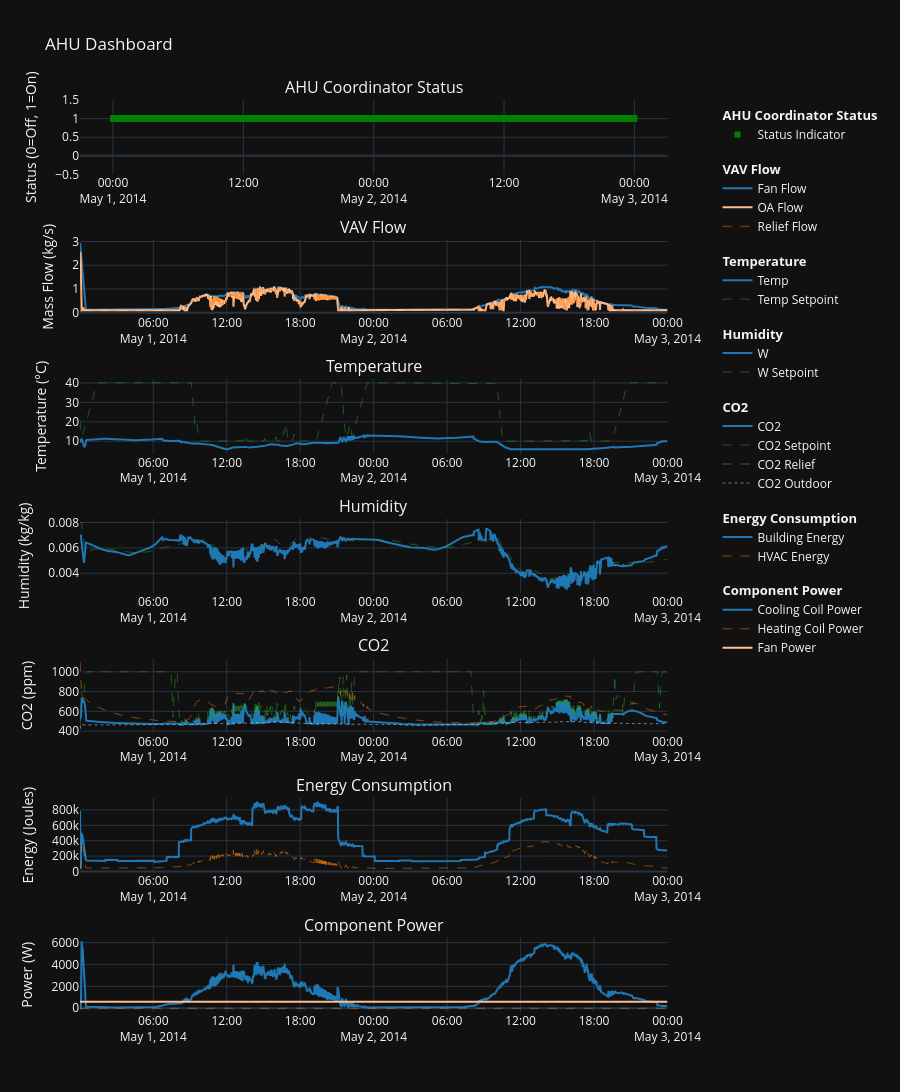

Notebook source saved alongside this figure:
### Markdown cell above
# AHU MONITOR

### Code cell
ahu_config = [
    {
        "title": "AHU Coordinator Status",
        "y_label": "Status (0=Off, 1=On)",
        "y_range": [-0.5, 1.5],
        "traces": [
            {
                "col": "AHU_Coordinator_Status", 
                "name": "Status Indicator",
                "type": "status",
                "colorscale": [[0.0, "red"], [1.0, "green"]],
                "cmin": 0,
                "cmax": 1
            }
        ]
    },
    {
    "title": f"VAV Flow",
    "y_label": "Mass Flow (kg/s)", 
    "traces": [
        {"col": f"Fan_Out_Flow_kg_s", "source": "Zone",     "name": "Fan Flow"},
        {"col": f"Outdoor_Air_Flow_kg_s",  "source": "Other_1", "name": "OA Flow"},
        {"col": f"Relief_Air_Flow_kg_s",  "source": "Outside", "name": "Relief Flow"},

    ]
    },
    {
        "title": "Temperature",
        "y_label": "Temperature (°C)",
        "range_color": "rgba(46, 204, 113, 0.05)",
        "expected_label": "Target Supply Range",
        "traces": [
            {"col": "AHU_Supply_Temp_C", "source": "Zone",   "name": "Temp"},
            {"col": "AHU_Temp_SP_C",     "source": "Supply", "name": "Temp Setpoint", "dash": "dash"},
        ]
    },
    {
        "title": "Humidity",
        "y_label": "Humidity (kg/kg)",
        "range_color": "rgba(52, 152, 219, 0.05)",
        "expected_label": "Typical Supply W",
        "traces": [
            {"col": "AHU_Supply_W_kg_kg", "source": "Zone",   "name": "W"},
            {"col": "AHU_W_kg_kg",        "source": "Supply", "name": "W Setpoint", "dash": "dash"},
        ]
    },
    {
        "title": "CO2",
        "y_label": "CO2 (ppm)",
        "range_color": "rgba(241, 196, 15, 0.05)",
        "expected_label": "Acceptable CO2",
        "traces": [
            {"col": "AHU_Supply_CO2_ppm", "source": "Zone",   "name": "CO2"},
            {"col": "AHU_CO2_ppm",        "source": "Supply", "name": "CO2 Setpoint", "dash": "dash"},
            {"col": "Relief_Air_CO2_ppm",  "source": "Outside", "name": "CO2 Relief"},
            {"col": "Outdoor_Air_CO2_ppm",  "source": "Setpoint", "name": "CO2 Outdoor"},


        ]
    },
    {
        "title": "Energy Consumption",
        "y_label": "Energy (Joules)",
        "traces": [
            {"col": "Meter_Bldg_Total_J", "source": "Zone", "name": "Building Energy"},
            {"col": "Meter_HVAC_Total_J", "source": "Outside", "name": "HVAC Energy"},
        ]
    },
    {
        "title": "Component Power",
        
        "y_label": "Power (W)",
        "traces": [
            {"col": "CC_Power_W",  "source": "Zone", "name": "Cooling Coil Power"},
            {"col": "HC_Power_W",  "source": "Outside", "name": "Heating Coil Power"},
            {"col": "Fan_Power_W", "source": "Other_1", "name": "Fan Power"},
        ]
    }

]

# You can then call your plotting function like this:
fig = build_zone_subplots(df, "AHU", ahu_config)
fig.show()

### Figure 1 — Plotly figure (JSON) as saved in the notebook; plotly's stock layout.template omitted (floating-point values rounded to 4 significant figures; data arrays with more than 128 entries replaced by an {"elided": "..."} marker saying what was removed)
{"data": [{"legendgroup": "1", "legendgrouptitle": {"text": "<b>AHU Coordinator Status</b>"}, "marker": {"cmax": 1, "cmin": 0, "color": {"elided": "2880 int values"}, "colorscale": [[0, "red"], [1, "green"]], "size": 6, "symbol": "square"}, "mode": "markers", "name": "Status Indicator", "type": "scatter", "x": {"elided": "2880 str values"}, "xaxis": "x", "y": {"elided": "2880 int values"}, "yaxis": "y"}, {"legendgroup": "2", "legendgrouptitle": {"text": "<b>VAV Flow</b>"}, "line": {"color": "#1f77b4", "dash": "solid", "width": 2}, "name": "Fan Flow", "type": "scatter", "x": {"elided": "2880 str values"}, "xaxis": "x2", "y": {"elided": "2880 float values"}, "yaxis": "y3"}, {"legendgroup": "2", "legendgrouptitle": {"text": "<b>VAV Flow</b>"}, "line": {"color": "#FFBE91", "dash": "solid", "width": 2}, "name": "OA Flow", "type": "scatter", "x": {"elided": "2880 str values"}, "xaxis": "x2", "y": {"elided": "2880 float values"}, "yaxis": "y3"}, {"legendgroup": "2", "legendgrouptitle": {"text": "<b>VAV Flow</b>"}, "line": {"color": "#ff7f0e", "dash": "dash", "width": 0.5}, "name": "Relief Flow", "type": "scatter", "x": {"elided": "2880 str values"}, "xaxis": "x2", "y": {"elided": "2880 float values"}, "yaxis": "y3"}, {"legendgroup": "3", "legendgrouptitle": {"text": "<b>Temperature</b>"}, "line": {"color": "#1f77b4", "dash": "solid", "width": 2}, "name": "Temp", "type": "scatter", "x": {"elided": "2880 str values"}, "xaxis": "x3", "y": {"elided": "2880 float values"}, "yaxis": "y5"}, {"legendgroup": "3", "legendgrouptitle": {"text": "<b>Temperature</b>"}, "line": {"color": "#2ca02c", "dash": "dash", "width": 0.5}, "name": "Temp Setpoint", "type": "scatter", "x": {"elided": "2880 str values"}, "xaxis": "x3", "y": {"elided": "2880 float values"}, "yaxis": "y5"}, {"legendgroup": "4", "legendgrouptitle": {"text": "<b>Humidity</b>"}, "line": {"color": "#1f77b4", "dash": "solid", "width": 2}, "name": "W", "type": "scatter", "x": {"elided": "2880 str values"}, "xaxis": "x4", "y": {"elided": "2880 float values"}, "yaxis": "y7"}, {"legendgroup": "4", "legendgrouptitle": {"text": "<b>Humidity</b>"}, "line": {"color": "#2ca02c", "dash": "dash", "width": 0.5}, "name": "W Setpoint", "type": "scatter", "x": {"elided": "2880 str values"}, "xaxis": "x4", "y": {"elided": "2880 float values"}, "yaxis": "y7"}, {"legendgroup": "5", "legendgrouptitle": {"text": "<b>CO2</b>"}, "line": {"color": "#1f77b4", "dash": "solid", "width": 2}, "name": "CO2", "type": "scatter", "x": {"elided": "2880 str values"}, "xaxis": "x5", "y": {"elided": "2880 float values"}, "yaxis": "y9"}, {"legendgroup": "5", "legendgrouptitle": {"text": "<b>CO2</b>"}, "line": {"color": "#2ca02c", "dash": "dash", "width": 0.5}, "name": "CO2 Setpoint", "type": "scatter", "x": {"elided": "2880 str values"}, "xaxis": "x5", "y": {"elided": "2880 float values"}, "yaxis": "y9"}, {"legendgroup": "5", "legendgrouptitle": {"text": "<b>CO2</b>"}, "line": {"color": "#ff7f0e", "dash": "dash", "width": 0.5}, "name": "CO2 Relief", "type": "scatter", "x": {"elided": "2880 str values"}, "xaxis": "x5", "y": {"elided": "2880 float values"}, "yaxis": "y9"}, {"legendgroup": "5", "legendgrouptitle": {"text": "<b>CO2</b>"}, "line": {"color": "#CFEBFF", "dash": "dot", "width": 0.5}, "name": "CO2 Outdoor", "type": "scatter", "x": {"elided": "2880 str values"}, "xaxis": "x5", "y": {"elided": "2880 float values"}, "yaxis": "y9"}, {"legendgroup": "6", "legendgrouptitle": {"text": "<b>Energy Consumption</b>"}, "line": {"color": "#1f77b4", "dash": "solid", "width": 2}, "name": "Building Energy", "type": "scatter", "x": {"elided": "2880 str values"}, "xaxis": "x6", "y": {"elided": "2880 float values"}, "yaxis": "y11"}, {"legendgroup": "6", "legendgrouptitle": {"text": "<b>Energy Consumption</b>"}, "line": {"color": "#ff7f0e", "dash": "dash", "width": 0.5}, "name": "HVAC Energy", "type": "scatter", "x": {"elided": "2880 str values"}, "xaxis": "x6", "y": {"elided": "2880 float values"}, "yaxis": "y11"}, {"legendgroup": "7", "legendgrouptitle": {"text": "<b>Component Power</b>"}, "line": {"color": "#1f77b4", "dash": "solid", "width": 2}, "name": "Cooling Coil Power", "type": "scatter", "x": {"elided": "2880 str values"}, "xaxis": "x7", "y": {"elided": "2880 float values"}, "yaxis": "y13"}, {"legendgroup": "7", "legendgrouptitle": {"text": "<b>Component Power</b>"}, "line": {"color": "#ff7f0e", "dash": "dash", "width": 0.5}, "name": "Heating Coil Power", "type": "scatter", "x": {"elided": "2880 str values"}, "xaxis": "x7", "y": {"elided": "2880 float values"}, "yaxis": "y13"}, {"legendgroup": "7", "legendgrouptitle": {"text": "<b>Component Power</b>"}, "line": {"color": "#FFBE91", "dash": "solid", "width": 2}, "name": "Fan Power", "type": "scatter", "x": {"elided": "2880 str values"}, "xaxis": "x7", "y": {"elided": "2880 float values"}, "yaxis": "y13"}], "layout": {"annotations": [{"font": {"size": 16}, "showarrow": false, "text": "AHU Coordinator Status", "x": 0.47, "xanchor": "center", "xref": "paper", "y": 1.0, "yanchor": "bottom", "yref": "paper"}, {"font": {"size": 16}, "showarrow": false, "text": "VAV Flow", "x": 0.47, "xanchor": "center", "xref": "paper", "y": 0.8469, "yanchor": "bottom", "yref": "paper"}, {"font": {"size": 16}, "showarrow": false, "text": "Temperature", "x": 0.47, "xanchor": "center", "xref": "paper", "y": 0.6939, "yanchor": "bottom", "yref": "paper"}, {"font": {"size": 16}, "showarrow": false, "text": "Humidity", "x": 0.47, "xanchor": "center", "xref": "paper", "y": 0.5408, "yanchor": "bottom", "yref": "paper"}, {"font": {"size": 16}, "showarrow": false, "text": "CO2", "x": 0.47, "xanchor": "center", "xref": "paper", "y": 0.3878, "yanchor": "bottom", "yref": "paper"}, {"font": {"size": 16}, "showarrow": false, "text": "Energy Consumption", "x": 0.47, "xanchor": "center", "xref": "paper", "y": 0.2347, "yanchor": "bottom", "yref": "paper"}, {"font": {"size": 16}, "showarrow": false, "text": "Component Power", "x": 0.47, "xanchor": "center", "xref": "paper", "y": 0.08163, "yanchor": "bottom", "yref": "paper"}], "height": 1750, "hovermode": "x unified", "legend": {"groupclick": "toggleitem", "tracegroupgap": 15}, "margin": {"r": 150}, "showlegend": true, "title": {"text": "AHU Dashboard"}, "xaxis": {"anchor": "y", "domain": [0, 0.94]}, "xaxis2": {"anchor": "y3", "domain": [0, 0.94]}, "xaxis3": {"anchor": "y5", "domain": [0, 0.94]}, "xaxis4": {"anchor": "y7", "domain": [0, 0.94]}, "xaxis5": {"anchor": "y9", "domain": [0, 0.94]}, "xaxis6": {"anchor": "y11", "domain": [0, 0.94]}, "xaxis7": {"anchor": "y13", "domain": [0, 0.94]}, "yaxis": {"anchor": "x", "domain": [0.9184, 1.0], "range": [-0.5, 1.5], "title": {"text": "Status (0=Off, 1=On)"}}, "yaxis10": {"anchor": "x5", "overlaying": "y9", "side": "right"}, "yaxis11": {"anchor": "x6", "domain": [0.1531, 0.2347], "title": {"text": "Energy (Joules)"}}, "yaxis12": {"anchor": "x6", "overlaying": "y11", "side": "right"}, "yaxis13": {"anchor": "x7", "domain": [0, 0.08163], "title": {"text": "Power (W)"}}, "yaxis14": {"anchor": "x7", "overlaying": "y13", "side": "right"}, "yaxis2": {"anchor": "x", "overlaying": "y", "side": "right"}, "yaxis3": {"anchor": "x2", "domain": [0.7653, 0.8469], "title": {"text": "Mass Flow (kg/s)"}}, "yaxis4": {"anchor": "x2", "overlaying": "y3", "side": "right"}, "yaxis5": {"anchor": "x3", "domain": [0.6122, 0.6939], "title": {"text": "Temperature (°C)"}}, "yaxis6": {"anchor": "x3", "overlaying": "y5", "side": "right"}, "yaxis7": {"anchor": "x4", "domain": [0.4592, 0.5408], "title": {"text": "Humidity (kg/kg)"}}, "yaxis8": {"anchor": "x4", "overlaying": "y7", "side": "right"}, "yaxis9": {"anchor": "x5", "domain": [0.3061, 0.3878], "title": {"text": "CO2 (ppm)"}}}}
